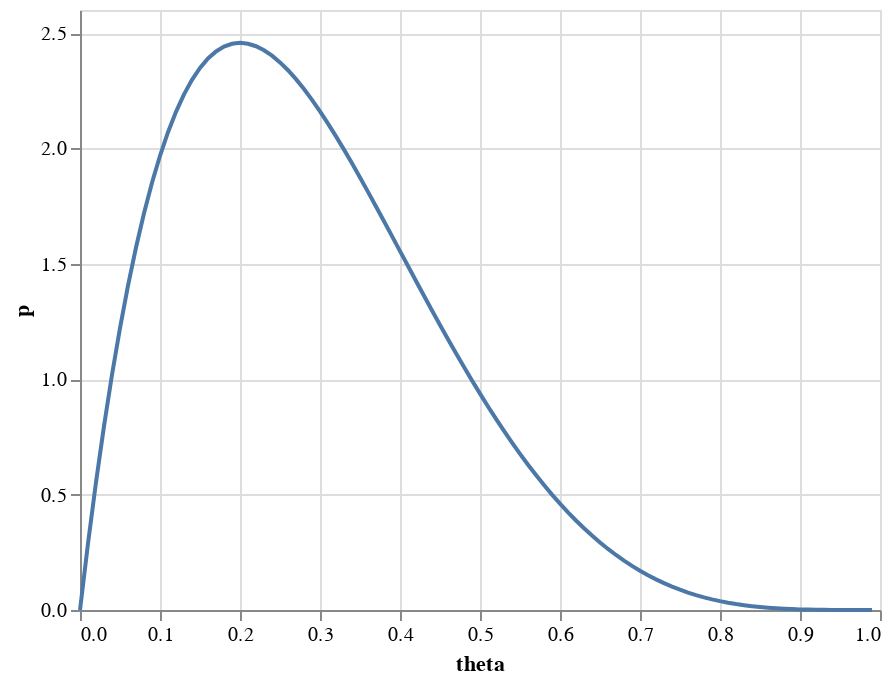

Notebook code cell kept with this figure:
### Code cell
altair.Chart(
    pd.DataFrame().assign(
        theta=torch.arange(0, 1, 0.01),
        p=lambda df: dist.Beta(2, 5).log_prob(torch.tensor(df["theta"])).exp(),
    )
).mark_line().encode(x="theta", y="p")

### Figure 1 — Vega-Lite specification as saved in the notebook (floating-point values rounded to 4 significant figures)
{"config": {"view": {"continuousWidth": 400, "continuousHeight": 300}}, "data": {"name": "data-83c662776876e7f73b7885d740240734"}, "mark": "line", "encoding": {"x": {"field": "theta", "type": "quantitative"}, "y": {"field": "p", "type": "quantitative"}}, "$schema": "https://vega.github.io/schema/vega-lite/v4.17.0.json", "datasets": {"data-83c662776876e7f73b7885d740240734": [{"theta": 0.0, "p": 0.0}, {"theta": 0.01, "p": 0.2882}, {"theta": 0.02, "p": 0.5534}, {"theta": 0.03, "p": 0.7968}, {"theta": 0.04, "p": 1.019}, {"theta": 0.05, "p": 1.222}, {"theta": 0.06, "p": 1.405}, {"theta": 0.07, "p": 1.571}, {"theta": 0.08, "p": 1.719}, {"theta": 0.09, "p": 1.852}, {"theta": 0.1, "p": 1.968}, {"theta": 0.11, "p": 2.07}, {"theta": 0.12, "p": 2.159}, {"theta": 0.13, "p": 2.234}, {"theta": 0.14, "p": 2.297}, {"theta": 0.15, "p": 2.349}, {"theta": 0.16, "p": 2.39}, {"theta": 0.17, "p": 2.42}, {"theta": 0.18, "p": 2.441}, {"theta": 0.19, "p": 2.454}, {"theta": 0.2, "p": 2.458}, {"theta": 0.21, "p": 2.454}, {"theta": 0.22, "p": 2.443}, {"theta": 0.23, "p": 2.426}, {"theta": 0.24, "p": 2.402}, {"theta": 0.25, "p": 2.373}, {"theta": 0.26, "p": 2.339}, {"theta": 0.27, "p": 2.3}, {"theta": 0.28, "p": 2.257}, {"theta": 0.29, "p": 2.211}, {"theta": 0.3, "p": 2.161}, {"theta": 0.31, "p": 2.108}, {"theta": 0.32, "p": 2.053}, {"theta": 0.33, "p": 1.995}, {"theta": 0.34, "p": 1.935}, {"theta": 0.35, "p": 1.874}, {"theta": 0.36, "p": 1.812}, {"theta": 0.37, "p": 1.749}, {"theta": 0.38, "p": 1.685}, {"theta": 0.39, "p": 1.62}, {"theta": 0.4, "p": 1.555}, {"theta": 0.41, "p": 1.49}, {"theta": 0.42, "p": 1.426}, {"theta": 0.43, "p": 1.362}, {"theta": 0.44, "p": 1.298}, {"theta": 0.45, "p": 1.235}, {"theta": 0.46, "p": 1.173}, {"theta": 0.47, "p": 1.113}, {"theta": 0.48, "p": 1.053}, {"theta": 0.49, "p": 0.9945}, {"theta": 0.5, "p": 0.9375}, {"theta": 0.51, "p": 0.882}, {"theta": 0.52, "p": 0.8281}, {"theta": 0.53, "p": 0.7759}, {"theta": 0.54, "p": 0.7253}, {"theta": 0.55, "p": 0.6766}, {"theta": 0.56, "p": 0.6297}, {"theta": 0.57, "p": 0.5846}, {"theta": 0.58, "p": 0.5414}, {"theta": 0.59, "p": 0.5002}, {"theta": 0.6, "p": 0.4608}, {"theta": 0.61, "p": 0.4234}, {"theta": 0.62, "p": 0.3878}, {"theta": 0.63, "p": 0.3542}, {"theta": 0.64, "p": 0.3225}, {"theta": 0.65, "p": 0.2926}, {"theta": 0.66, "p": 0.2646}, {"theta": 0.67, "p": 0.2384}, {"theta": 0.68, "p": 0.2139}, {"theta": 0.69, "p": 0.1912}, {"theta": 0.7, "p": 0.1701}, {"theta": 0.71, "p": 0.1507}, {"theta": 0.72, "p": 0.1328}, {"theta": 0.73, "p": 0.1164}, {"theta": 0.74, "p": 0.1014}, {"theta": 0.75, "p": 0.08789}, {"theta": 0.76, "p": 0.07564}, {"theta": 0.77, "p": 0.06464}, {"theta": 0.78, "p": 0.05482}, {"theta": 0.79, "p": 0.04609}, {"theta": 0.8, "p": 0.0384}, {"theta": 0.81, "p": 0.03167}, {"theta": 0.82, "p": 0.02582}, {"theta": 0.83, "p": 0.0208}, {"theta": 0.84, "p": 0.01652}, {"theta": 0.85, "p": 0.01291}, {"theta": 0.86, "p": 0.009911}, {"theta": 0.87, "p": 0.007454}, {"theta": 0.88, "p": 0.005474}, {"theta": 0.89, "p": 0.003909}, {"theta": 0.9, "p": 0.0027}, {"theta": 0.91, "p": 0.001791}, {"theta": 0.92, "p": 0.00113}, {"theta": 0.93, "p": 0.0006699}, {"theta": 0.94, "p": 0.0003655}, {"theta": 0.95, "p": 0.0001781}, {"theta": 0.96, "p": 7.373e-05}, {"theta": 0.97, "p": 2.357e-05}, {"theta": 0.98, "p": 4.704e-06}, {"theta": 0.99, "p": 2.97e-07}]}}
